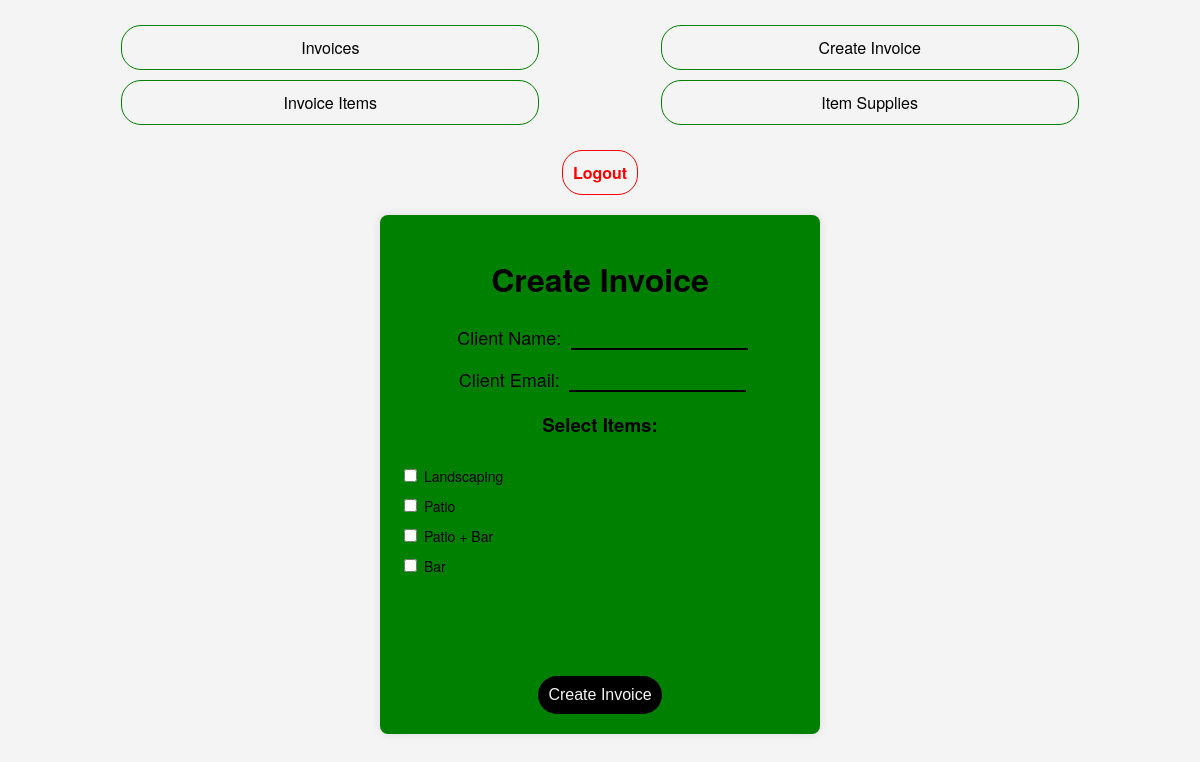
Screenshot of /create-invoice/ (signed in) with the database file from the repository.
### invoices/models.py (models this page shows, shortened)
class InvoiceItem(models.Model):
    item_name = models.CharField(max_length=100)
    base_price = models.DecimalField(max_digits=10, decimal_places=2, default=0.00)  # Add base_price field
    supplies = models.ManyToManyField(Supply)
    total = models.DecimalField(max_digits=10, decimal_places=2, editable=False, default=0.00)

### invoices/views.py (the view, shortened to what this page needs)
# urls.py: path('create-invoice/', CreateInvoiceView.as_view(), name='create_invoice'),
class CreateInvoiceView(LoginRequiredMixin, View):
    login_url = 'login'
    def get(self, request, *args, **kwargs):
        invoice_form = InvoiceForm()
        items = InvoiceItem.objects.all()
        return render(request, 'create_invoice.html', {
            'invoice_form': invoice_form,
            'items': items
        })

### invoices/forms.py
class InvoiceForm(forms.ModelForm):
    class Meta:
        model = Invoice
        fields = ['client_name', 'client_email']

### invoices/templates/create_invoice.html (shortened to what this page needs)
{% extends 'base.html' %}
{% load static %}
{% block content %}
<div class="container">
    <h1 class="header">Create Invoice </h1>
    <form method="post">
        {{ invoice_form.as_p }}
        <h3>Select Items:</h3>
        <div class="itemContainer">
            {% for item in items %}
            <label>
                <input type="checkbox" name="item" value="{{ item.id }}">
                {{ item.item_name }}
            </label>
            {% endfor %}
        </div>
        <button class="submitButton" type="submit">Create Invoice</button>
    </form>
</div>
{% endblock %}

### invoices/static/css/style.css (style rules this page uses)
body { font-family: 'Helvetica Neue', 'Helvetica', Arial, sans-serif; color: black; background-color: #f4f4f4; margin: 0 auto; display: block; width: 100%; height: 100vh; }
.container { background-color: green; padding: 20px; border-radius: 8px; box-shadow: 0 0 10px rgba(0, 0, 0, 0.1); max-width: 400px; width: 100%; text-align: center; }
.header { text-align: center; color: black; }
form { display: block; }
form p { display: block; }
form p label { text-align: center; font-size: 18px; padding:5px; display: inline; }
form p input { padding:0; border: none; outline: none; display: inline; background-color: green; border-bottom: 2px solid black; }
form label { display: block; text-align: left; font-size:14px; text-transform: capitalize; margin :10px auto; }
.submitButton { background-color: black; color: #f4f4f4; border: none; padding: 10px; font-size: 16px; border-radius: 20px; cursor: pointer; margin-top: 20px; }
.itemContainer { display: block; height:200px; overflow-y: scroll; scrollbar-color: black; }

### rows the page displays
InvoiceItem: item_name "Landscaping"
InvoiceItem: item_name "Patio"
InvoiceItem: item_name "Patio + Bar"
InvoiceItem: item_name "Bar"
